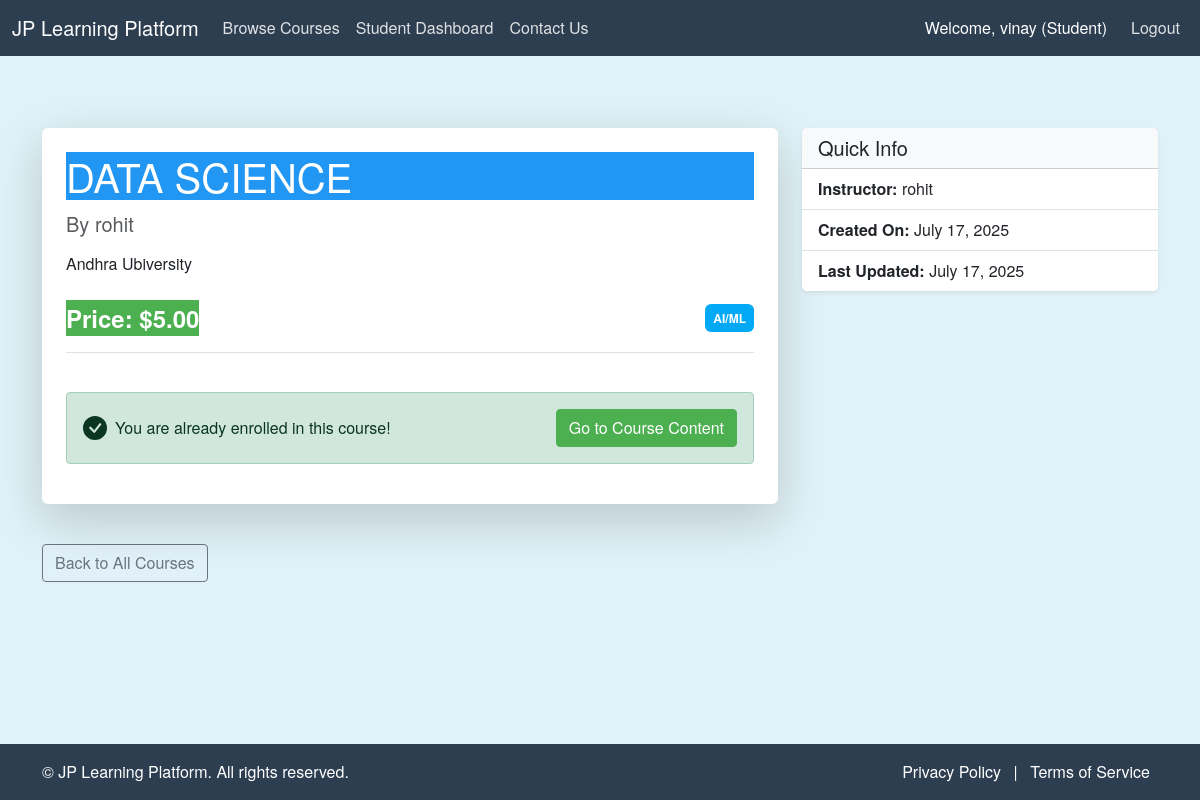
Page /student/courses/7/ (signed in) on the committed database.
### core/models.py (models this page shows, shortened)
class User(AbstractUser):
    USER_TYPE_CHOICES = (
        ('student', 'Student'),
        ('teacher', 'Teacher'),
    )
    user_type = models.CharField(max_length=10, choices=USER_TYPE_CHOICES, default='student')
    email_otp = models.CharField(max_length=6, blank=True, null=True)
    otp_created_at = models.DateTimeField(blank=True, null=True)

class Course(models.Model):
    teacher = models.ForeignKey(User, on_delete=models.CASCADE, related_name='courses_taught', limit_choices_to={'user_type': 'teacher'})
    title = models.CharField(max_length=200)
    description = models.TextField()
    price = models.DecimalField(max_digits=10, decimal_places=2)
    category = models.ForeignKey(Category, on_delete=models.SET_NULL, null=True, blank=True, related_name='courses')
    created_at = models.DateTimeField(auto_now_add=True)
    updated_at = models.DateTimeField(auto_now=True)

class Category(models.Model):
    name = models.CharField(max_length=100, unique=True)
    description = models.TextField(blank=True, null=True)
    class Meta:
        verbose_name_plural = "Categories"

### student/views.py (the view)
# urls.py: path('courses/<int:pk>/', views.course_detail, name='course_detail'),
@login_required
@user_passes_test(is_student, login_url='login')
def course_detail(request, pk):
    course = get_object_or_404(Course, pk=pk)
    print(f"\n--- DEBUG: In course_detail (URL: /student/courses/{pk}/): User {request.user.username} (ID: {request.user.id}), Course ID: {course.title} (ID: {course.id}). Is enrolled: {Enrollment.objects.filter(student=request.user, course=course).exists()} ---")
    is_enrolled = Enrollment.objects.filter(student=request.user, course=course).exists()
    return render(request, 'student/course_detail.html', {'course': course, 'is_enrolled': is_enrolled})

### student/views.py (called while the page is built)
def is_student(user):
    return user.is_authenticated and user.user_type == 'student'

### templates/student/course_detail.html (shortened to what this page needs)
{% extends 'base.html' %}
{% block content %}
<div class="row">
    <div class="col-lg-8">
        <div class="card shadow-lg p-4 mb-4">
            <h1 class="card-title text-primary mb-3">{{ course.title }}</h1>
            <h5 class="card-subtitle text-muted mb-3">By {{ course.teacher.get_full_name|default:course.teacher.username }}</h5>
            <p class="card-text mb-4">{{ course.description|linebreaksbr }}</p>
            <div class="d-flex justify-content-between align-items-center mb-4 pb-3 border-bottom">
                <span class="fs-4 fw-bold text-success">Price: ${{ course.price }}</span>
                <span class="badge bg-info text-dark p-2">{{ course.category.name|default:"Uncategorized" }}</span>
            </div>
            {% if is_enrolled %}
            <div class="alert alert-success d-flex align-items-center" role="alert">
                <div>
                    You are already enrolled in this course!
                </div>
                <a href="{% url 'course_content_access' course.pk %}" class="btn btn-success ms-auto">Go to Course Content</a>
            </div>
            {% endif %}
        </div>
        <a href="{% url 'course_list' %}" class="btn btn-outline-secondary mt-3">Back to All Courses</a>
    </div>
    <div class="col-lg-4">
        <div class="card shadow-sm">
            <div class="card-header bg-light">
                <h5 class="mb-0">Quick Info</h5>
            </div>
            <ul class="list-group list-group-flush">
                <li class="list-group-item"><strong>Instructor:</strong> {{ course.teacher.get_full_name|default:course.teacher.username }}</li>
                <li class="list-group-item"><strong>Created On:</strong> {{ course.created_at|date:"F d, Y" }}</li>
                <li class="list-group-item"><strong>Last Updated:</strong> {{ course.updated_at|date:"F d, Y" }}</li>
            </ul>
        </div>
    </div>
</div>
{% endblock %}

### templates/base.html (shortened to what this page needs)
<!DOCTYPE html>
<html lang="en">
<head>
<link href="https://cdn.jsdelivr.net/npm/bootstrap@5.3.3/dist/css/bootstrap.min.css" rel="stylesheet">
<link rel="stylesheet" href="/static/css/style.css">
<link rel="stylesheet" href="https://cdn.jsdelivr.net/npm/bootstrap-icons@1.11.3/font/bootstrap-icons.min.css">
</head>
<body>
<nav class="navbar navbar-expand-lg navbar-dark bg-dark fixed-top">
<div class="container-fluid">
<a class="navbar-brand" href="{% url 'home' %}">JP Learning Platform</a>
<div class="collapse navbar-collapse" id="navbarNav">
<ul class="navbar-nav me-auto mb-2 mb-lg-0">
<li class="nav-item">
<a class="nav-link" href="{% url 'course_list' %}">Browse Courses</a>
</li>
{% if user.is_authenticated %}
{% if user.user_type == 'teacher' %}
<li class="nav-item">
<a class="nav-link" href="{% url 'teacher_dashboard' %}">Teacher Dashboard</a>
</li>
{% elif user.user_type == 'student' %}
<li class="nav-item">
<a class="nav-link" href="{% url 'student_dashboard' %}">Student Dashboard</a>
</li>
{% endif %}
{% endif %}
<li class="nav-item">
<a class="nav-link" href="#contact">Contact Us</a>
</li>
</ul>
<ul class="navbar-nav ms-auto">
{% if user.is_authenticated %}
<li class="nav-item">
<span class="nav-link text-white">Welcome, {{ user.username }} ({{ user.user_type|capfirst }})</span>
</li>
<li class="nav-item">
<a class="nav-link btn btn-outline-light ms-2" href="{% url 'logout' %}">Logout</a>
</li>
{% endif %}
</ul>
</div>
</div>
</nav>
<div class="container mt-4 pt-5">
{% block content %}
{% endblock %}
</div>
<footer class="footer py-3 bg-dark text-white mt-auto">
<div class="container">
<div class="row">
<div class="col-md-6 text-center text-md-start">
<span>&copy; {{ "now"|date:"Y" }} JP Learning Platform. All rights reserved.</span>
</div>
<div class="col-md-6 text-center text-md-end">
<a href="#privacy" class="text-white text-decoration-none mx-2">Privacy Policy</a>
<span class="text-white">|</span>
<a href="#terms" class="text-white text-decoration-none mx-2">Terms of Service</a>
</div>
</div>
</div>
</footer>
</body>
</html>

### static/css/style.css (style rules this page uses)
body { padding-top:56px; background-color:#e0f2f7; display:flex; flex-direction:column; min-height:100vh; font-family: 'Helvetica Neue', Helvetica, Arial, sans-serif; }
.card { box-shadow:0 0.25rem 0.5rem rgba(0,0,0,0.1); border:none; }
.card-header { font-weight:600; }
.form-control,.form-select,.btn { border-radius:.25rem; }
.alert { margin-top:15px; border-radius:.25rem; }
.container.mt-4.pt-5 { flex-grow:1; }
.footer { padding:1rem; background-color:#1a535c; color:#fff; }
.footer .text-white { color:#fff!important; }
.footer .text-decoration-none { text-decoration:none!important; }
.bg-dark { background-color: #2c3e50 !important; }
.navbar-dark .navbar-nav .nav-link { color: rgba(255,255,255,.85); }
.btn-primary, .bg-primary, .text-primary { background-color: #2196f3 !important; border-color: #2196f3 !important; color: #fff !important; }
.btn-success, .bg-success, .text-success { background-color: #4caf50 !important; border-color: #4caf50 !important; color: #fff !important; }
.btn-info, .bg-info, .text-info { background-color: #03a9f4 !important; border-color: #03a9f4 !important; color: #fff !important; }

### rows in the picture
User: username "vinay", user_type "Student"
Course: title "DATA SCIENCE", teacher.get_full_name "rohit", description "Andhra Ubiversity", price "5.00", category.name "AI/ML", created_at "July 17, 2025", updated_at "July 17, 2025"
